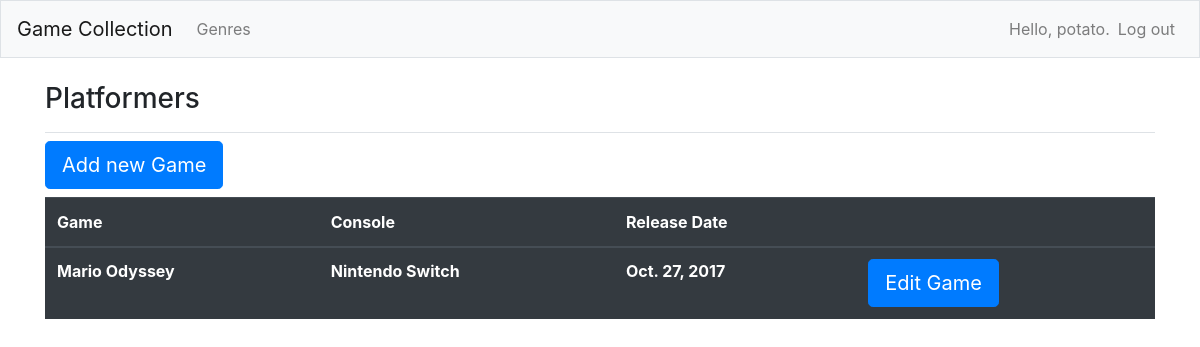
Screenshot of /7/games/ (signed in) with the database file from the repository.
### gameCollections/models.py (models this page shows, shortened)
class Genre(models.Model):
    name = models.CharField(max_length=200)
    owner = models.ForeignKey(User, on_delete=models.CASCADE)
    def __str__(self):
        return self.name

class Game(models.Model):
    genre = models.ForeignKey(Genre, on_delete=models.CASCADE)
    name = models.CharField(max_length=200)
    console = models.CharField(max_length=200)
    releaseDate = models.DateField()
    class Meta:
        verbose_name_plural = 'games'

### gameCollections/views.py (the view)
# urls.py: path('<int:genre_id>/games/', views.games, name = 'games'),
@login_required
def games(request, genre_id):
    genre = Genre.objects.get(id = genre_id)
    if genre.owner != request.user:
        raise Http404
    games = genre.game_set.order_by('-releaseDate')
    context = {'genre' : genre, 'games' : games}
    return render (request, 'gameCollections/games.html', context)

### gameCollections/templates/gameCollections/games.html (shortened to what this page needs)
{% extends "gameCollections/base.html" %}
{% block page_header %}
    <h3>{{ genre }}</h3>
{% endblock page_header %}
{% block content %}
    <h3><a class="btn btn-lg btn-primary" href="{% url 'gameCollections:new_game' genre.id %}" role="button">Add new Game</a></h3>
    <table class="table table-dark">
        <thead>
            <tr>
                <th scope="col">Game</th>
                <th scope="col">Console</th>
                <th scope="col">Release Date</th>
                <th scope="col"></th>
        </thead>
        <tbody>
        {% for game in games %}
            <tr>
                <th>{{ game.name }}</th>
                <th>{{ game.console }}</th>
                <th>{{ game.releaseDate }}</th>
                <th><a class="btn btn-lg btn-primary" href="{% url 'gameCollections:edit_game' game.id %}" role="button">Edit Game</a></th>
            </tr>
        {% empty %}
            <p>No games have been added yet.</p>
        {% endfor %}
        </tbody>
    </table>
{% endblock content %}

### gameCollections/templates/gameCollections/base.html (shortened to what this page needs)
{% load bootstrap4 %}
<!doctype html>
<html lang="en">
<head>
      {% bootstrap_css %}
</head>
<body>
    <nav class="navbar navbar-expand-md navbar-light bg-light mb-4 border">
        <a class="navbar-brand" href="{% url 'gameCollections:index'%}">Game Collection</a>
        <div class="collapse navbar-collapse" id="navbarCollapse">
            <ul class="navbar-nav mr-auto">
                <li class="nav-item">
                    <a class="nav-link" href="{% url 'gameCollections:genres'%}"> Genres </a></li>
            </ul>
            <ul class="navbar-nav ml-auto">
                {% if user.is_authenticated %}
                    <li class="nav-item">
                        <span class="navbar-text">Hello, {{ user.username }}.</span>
                    </li>
                    <li class="nav-item">
                        <a class="nav-link" href="{% url 'users:logout' %}">Log out</a>
                    </li>
                {% endif %}
            </ul>
        </div>
    </nav>
    <main role="main" class="container">
        <div class="pb-2 mb-2 border-bottom">
            {% block page_header %}{% endblock page_header %}
        </div>
        <div>
            {% block content %}{% endblock content %}
        </div>
    </main>
</body>
</html>

### rows the page displays
Genre: name "Platformers"
Game: name "Mario Odyssey", console "Nintendo Switch", releaseDate "Oct. 27, 2017"

### other values shown
{{ user.username }} "potato"
